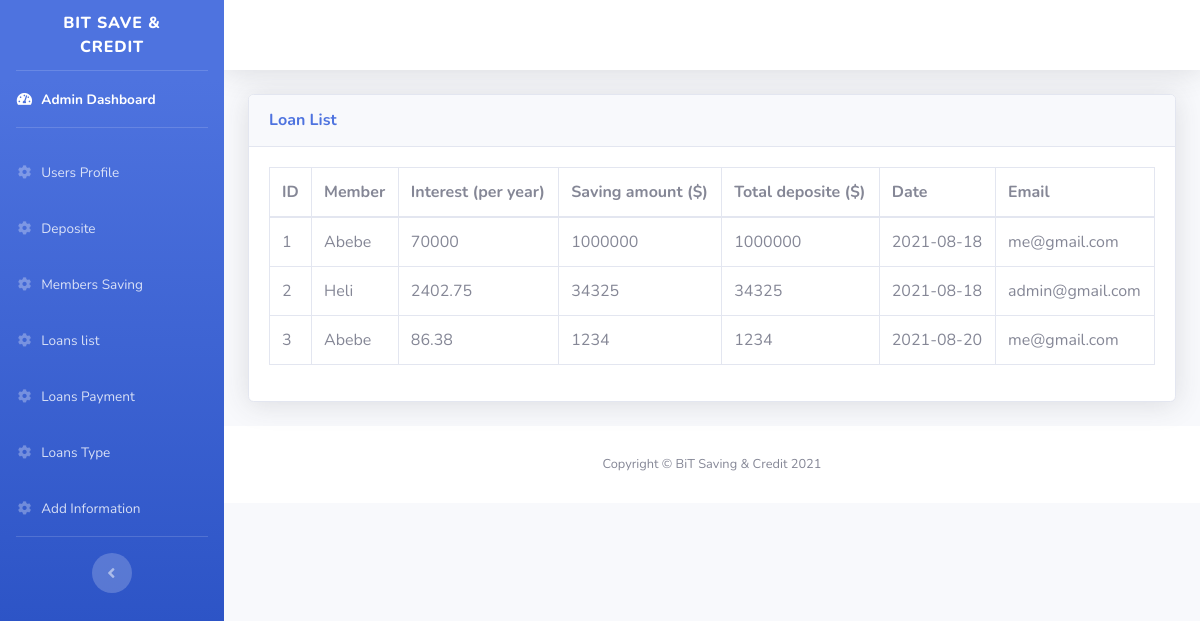
The page /members_deposite.php on the database its author committed.
### tables this page shows
CREATE TABLE `deposit` (
  `id` int(20) NOT NULL,
  `membe_name` varchar(30) NOT NULL,
  `interest` float NOT NULL,
  `savingamount` int(20) NOT NULL,
  `totaldeposite` int(20) NOT NULL,
  `date` date NOT NULL DEFAULT current_timestamp(),
  `memberid` varchar(30) NOT NULL
);

### members_deposite.php (the view, shortened to what this page needs)
<?php
include('includes/header.php');
include('includes/navbar.php');
?>
<div class="container-fluid">
    <div class="card shadow mb-4">
        <div class="card-header py-3">
            <h6 class="m-0 font-weight-bold text-primary">Loan List
            </h6>
        </div>
        <div class="card-body">
            <div class="table-responsive">
                <?php
                    $connction = mysqli_connect("localhost", "root", "", "adminpanel");
                    $query = "SELECT * FROM deposit";
                    $query_run = mysqli_query($connction, $query);
                    ?>
                <table class="table table-bordered" id="dataTable" width="100%" cellspacing="0">
                    <thead>
                        <tr>
                            <th> ID </th>
                            <th> Member </th>
                            <th>Interest (per year)</th>
                            <th>Saving amount ($)</th>
                            <th>Total deposite ($)</th>
                            <th>Date</th>
                            <th>Email</th>
                        </tr>
                    </thead>
                    <tbody>
                        <?php
                            if (mysqli_num_rows($query_run) > 0) {
                                while ($row = mysqli_fetch_assoc($query_run)) {
                                    ?>
                        <tr>
                            <td><?php echo $row['id'];?></td>
                            <td><?php echo $row['membe_name']; ?></td>
                            <td><?php echo $row['interest']; ?></td>
                            <td><?php echo $row['savingamount']; ?></td>
                            <td><?php echo $row['totaldeposite']; ?></td>
                            <td><?php echo $row['date']; ?></td>
                            <td><?php echo $row['memberid']; ?></td>
                        </tr>
                        <?php
                                }
                            } else {
                                echo "No Record Found";
                            }
                            ?>
                    </tbody>
                </table>
            </div>
        </div>
    </div>
</div>
<?php
include('includes/footer.php');
?>

### rows shown on the page
deposit: id "1", membe_name "Abebe", interest "70000", savingamount "1000000", totaldeposite "1000000", date "2021-08-18", memberid "me@gmail.com"
deposit: id "2", membe_name "Heli", interest "2402.75", savingamount "34325", totaldeposite "34325", date "2021-08-18", memberid "admin@gmail.com"
deposit: id "3", membe_name "Abebe", interest "86.38", savingamount "1234", totaldeposite "1234", date "2021-08-20", memberid "me@gmail.com"
